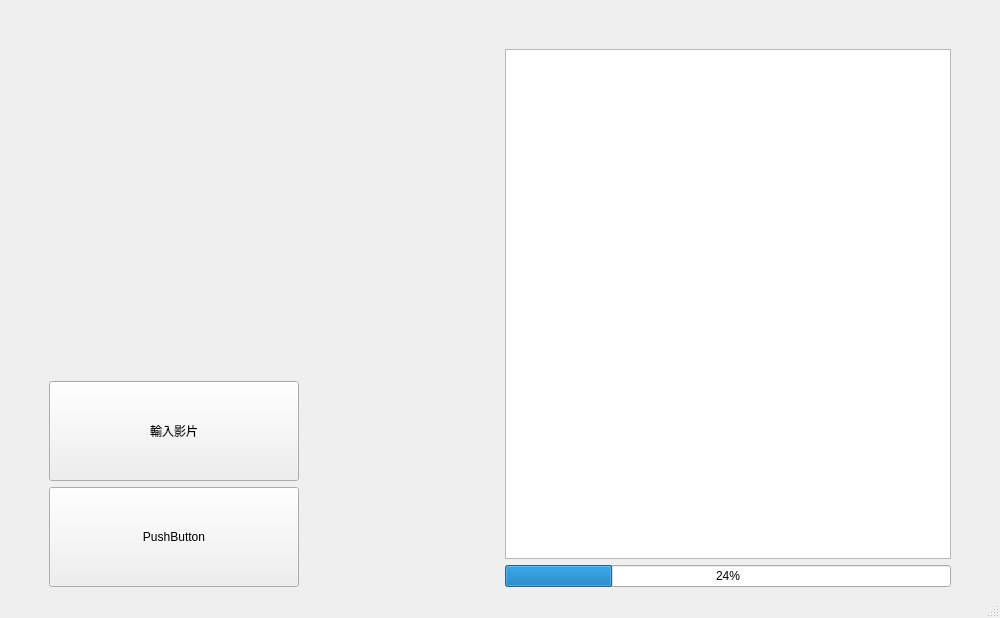
<?xml version="1.0" encoding="UTF-8"?>
<ui version="4.0">
 <class>MainWindow</class>
 <widget class="QMainWindow" name="MainWindow">
  <property name="geometry">
   <rect>
    <x>0</x>
    <y>0</y>
    <width>1000</width>
    <height>618</height>
   </rect>
  </property>
  <property name="windowTitle">
   <string>MainWindow</string>
  </property>
  <widget class="QWidget" name="centralwidget">
   <layout class="QHBoxLayout" name="horizontalLayout">
    <item>
     <spacer name="horizontalSpacer_3">
      <property name="orientation">
       <enum>Qt::Horizontal</enum>
      </property>
      <property name="sizeType">
       <enum>QSizePolicy::Preferred</enum>
      </property>
      <property name="sizeHint" stdset="0">
       <size>
        <width>40</width>
        <height>20</height>
       </size>
      </property>
     </spacer>
    </item>
    <item>
     <layout class="QVBoxLayout" name="verticalLayout">
      <property name="sizeConstraint">
       <enum>QLayout::SetFixedSize</enum>
      </property>
      <item>
       <layout class="QVBoxLayout" name="verticalLayout_2">
        <item>
         <widget class="QLabel" name="label">
          <property name="sizePolicy">
           <sizepolicy hsizetype="Fixed" vsizetype="Fixed">
            <horstretch>0</horstretch>
            <verstretch>0</verstretch>
           </sizepolicy>
          </property>
          <property name="minimumSize">
           <size>
            <width>200</width>
            <height>200</height>
           </size>
          </property>
          <property name="autoFillBackground">
           <bool>false</bool>
          </property>
          <property name="text">
           <string/>
          </property>
          <property name="scaledContents">
           <bool>true</bool>
          </property>
          <property name="margin">
           <number>-1</number>
          </property>
         </widget>
        </item>
        <item>
         <spacer name="verticalSpacer_2">
          <property name="orientation">
           <enum>Qt::Vertical</enum>
          </property>
          <property name="sizeHint" stdset="0">
           <size>
            <width>20</width>
            <height>40</height>
           </size>
          </property>
         </spacer>
        </item>
       </layout>
      </item>
      <item>
       <widget class="QPushButton" name="pushButton">
        <property name="minimumSize">
         <size>
          <width>250</width>
          <height>100</height>
         </size>
        </property>
        <property name="font">
         <font>
          <family>微軟正黑體</family>
         </font>
        </property>
        <property name="text">
         <string>輸入影片</string>
        </property>
       </widget>
      </item>
      <item>
       <widget class="QPushButton" name="pushButton_2">
        <property name="minimumSize">
         <size>
          <width>250</width>
          <height>100</height>
         </size>
        </property>
        <property name="text">
         <string>PushButton</string>
        </property>
       </widget>
      </item>
     </layout>
    </item>
    <item>
     <spacer name="horizontalSpacer">
      <property name="orientation">
       <enum>Qt::Horizontal</enum>
      </property>
      <property name="sizeType">
       <enum>QSizePolicy::Fixed</enum>
      </property>
      <property name="sizeHint" stdset="0">
       <size>
        <width>200</width>
        <height>20</height>
       </size>
      </property>
     </spacer>
    </item>
    <item>
     <layout class="QVBoxLayout" name="verticalLayout_3">
      <item>
       <spacer name="verticalSpacer">
        <property name="orientation">
         <enum>Qt::Vertical</enum>
        </property>
        <property name="sizeType">
         <enum>QSizePolicy::Fixed</enum>
        </property>
        <property name="sizeHint" stdset="0">
         <size>
          <width>20</width>
          <height>40</height>
         </size>
        </property>
       </spacer>
      </item>
      <item>
       <widget class="QListView" name="listView"/>
      </item>
      <item>
       <widget class="QProgressBar" name="progressBar">
        <property name="value">
         <number>24</number>
        </property>
       </widget>
      </item>
     </layout>
    </item>
    <item>
     <spacer name="horizontalSpacer_2">
      <property name="orientation">
       <enum>Qt::Horizontal</enum>
      </property>
      <property name="sizeType">
       <enum>QSizePolicy::Fixed</enum>
      </property>
      <property name="sizeHint" stdset="0">
       <size>
        <width>40</width>
        <height>20</height>
       </size>
      </property>
     </spacer>
    </item>
   </layout>
  </widget>
  <widget class="QMenuBar" name="menubar">
   <property name="geometry">
    <rect>
     <x>0</x>
     <y>0</y>
     <width>1000</width>
     <height>25</height>
    </rect>
   </property>
  </widget>
  <widget class="QStatusBar" name="statusbar"/>
 </widget>
 <resources/>
 <connections/>
</ui>
